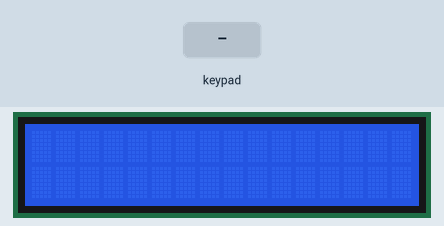
The sketch below on a simulated Arduino Uno, built with avr-gcc and run on an emulated ATmega328P. Shown: 16×2 character LCD. The inputs (shaded band) are chosen by the test bench. What the sketch prints to the serial monitor is not drawn.

Above: at 1.2 s.
1.3 s: keypad keys 9 8 7 6 # pressed 0.4 s apart
At 3.5 s:
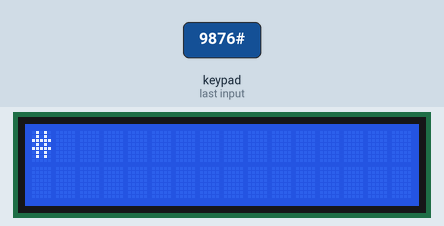
4.8 s: key 'A' pressed
At 6.0 s:
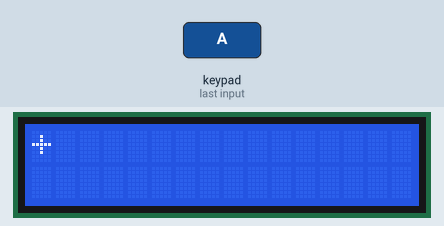
6.3 s: key 'D' pressed
At 7.5 s:
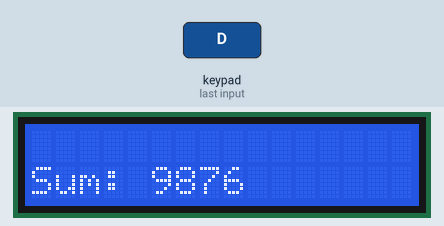
7.8 s: keypad keys 9 8 7 6 * pressed 0.4 s apart
At 8.0 s:
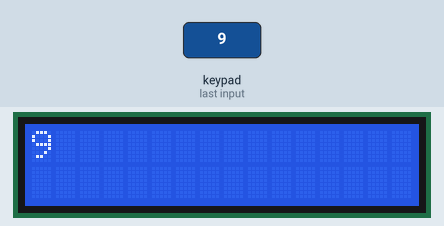
11.3 s: key 'B' pressed
At 12.4 s:
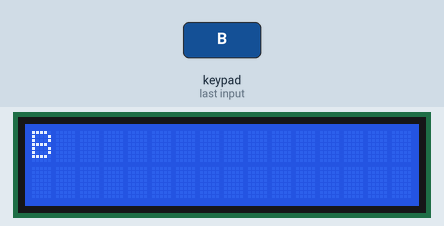
12.8 s: keypad keys 9 8 7 6 D pressed 0.4 s apart
At 15.2 s:
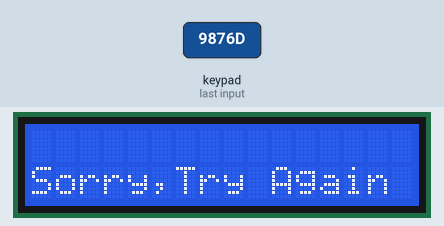
Timing chart, 0 to 16.7 s (numbered marks = the images above; inputs shaded):
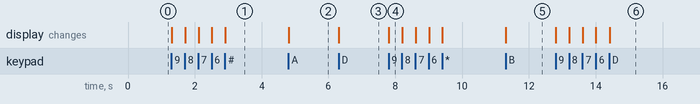

The sketch:

arduinoCalc.ino
```cpp
#include <Keypad.h>
#include <LiquidCrystal_I2C.h>

LiquidCrystal_I2C lcd(0x27, 16, 2);

const char num_of_rows = 4;
const char num_of_columns = 4;

int i = 0;
char question[20] = {};  // Array to store the current input

// Check for addition ('A')
bool isAdd(char arr[]) {
    int checker = 0;
    for (int n = 0; n < 20; n++) {
        if (arr[n] == 'A') {
            checker += 1;
        }
    }
    return (checker > 0);
}

// Find the previous number in the array based on the operation ('A' or 'C')
void prevNumber(char operation, char *num1) {
    int j = 0;
    for (int i = 0; i < 20; i++) {
        if (question[i] == operation) {
            break;
        }
        num1[j] = question[i];
        j++;
    }
    num1[j] = '\0';  // Null-terminate the string
}

// Find the next number in the array after the operation ('A' or 'C')
void nextNumber(char operation, char *num2) {
    int j = 0;
    bool found = false;
    for (int i = 0; i < 20; i++) {
        if (found) {
            num2[j] = question[i];
            j++;
        }
        if (question[i] == operation) {
            found = true;
        }
    }
    num2[j] = '\0';  // Null-terminate the string
}

// Clear the question array after processing
void clearArray() {
    i = 0;  // Reset index to 0
    for (int j = 0; j < 20; j++) {
        question[j] = '\0';  // Clear the array
    }
}

// Check for subtraction ('C')
bool isSub(char arr[]) {
    int checker = 0;
    for (int n = 0; n < 20; n++) {
        if (arr[n] == 'C') {
            checker += 1;
        }
    }
    return (checker > 0);
}

char row_pins[num_of_rows] = {9, 8, 7, 6};
char col_pins[num_of_columns] = {5, 4, 3, 2};

char key_array[num_of_rows][num_of_columns] = {
    {'1', '2', '3', 'A'},
    {'4', '5', '6', 'B'},
    {'7', '8', '9', 'C'},
    {'*', '0', '#', 'D'}
};

Keypad k = Keypad(makeKeymap(key_array), row_pins, col_pins, num_of_rows, num_of_columns);

void setup() {
    Serial.begin(9600);
    lcd.init();
    lcd.backlight();
}

void loop() {
    char key_pressed = k.getKey();

    if (key_pressed) {
        lcd.setCursor(0,0);
        lcd.clear();
        if (key_pressed != 'D') {
            // Store the key pressed in the question array
            if(key_pressed == 'A'){
                lcd.print('+');
            } else if(key_pressed == 'C'){
                  lcd.print('-');
            } else {
              lcd.print(key_pressed);
            }

            question[i] = key_pressed;
            i++;
        } else {
            if (isAdd(question)) {
                char num1[20];
                char num2[20];

                prevNumber('A', num1);  // Get the number before 'A'
                nextNumber('A', num2);  // Get the number after 'A'

                int sum = atoi(num1) + atoi(num2);  // Convert to integer and add
                lcd.setCursor(0, 1);
                lcd.print("Sum: ");
                lcd.print(sum);  // Display the sum on the LCD
                Serial.println(sum);

            } else if (isSub(question)) {
                char num1[20];
                char num2[20];

                prevNumber('C', num1);  // Get the number before 'C'
                nextNumber('C', num2);  // Get the number after 'C'

                int sub = atoi(num1) - atoi(num2);  // Convert to integer and subtract
                lcd.setCursor(0, 1);
                lcd.print("Sub: ");
                lcd.print(sub);  // Display the subtraction result
                Serial.println(sub);
            } else {
              lcd.setCursor(0, 1);
              lcd.print("Sorry,Try Again");
            }

            // Reset the input array for the next calculation
            clearArray();
        }
    }
}
```

Measured:
- after the input at 1.3 s, the display: first changes at once (image 1 shows a later state)
- after the input at 4.8 s, the display: changes at once (image 2)
- after the input at 6.3 s, the display: changes at once (image 3)
- after the input at 7.8 s, the display: changes at once (image 4)
- after the input at 11.3 s, the display: changes at once (image 5)
- after the input at 12.8 s, the display: first changes at once (image 6 shows a later state)
